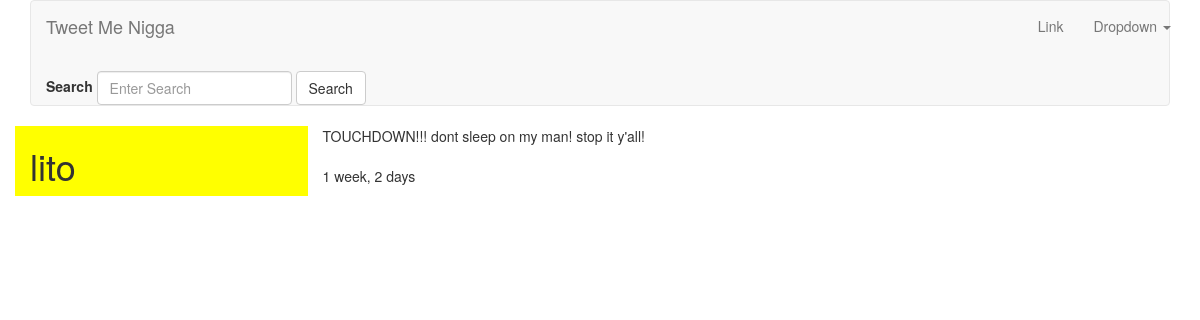
/tweets/6/, run on the app's committed database.
### tweets/models.py (models this page shows, shortened)
class Tweet(models.Model):
    user = models.ForeignKey(settings.AUTH_USER_MODEL, on_delete = models.CASCADE)
    content = models.CharField(max_length=140, validators=[validate_content])
    update = models.DateTimeField(auto_now=True)
    timestamp = models.DateTimeField(auto_now_add=True)
    def __str__(self):
        return str(self.content)

### tweets/views.py (the view)
# urls.py: re_path(r'^(?P<pk>\d+)/$', TweetDetailView.as_view(), name='detail'), #/tweets/pk/
class TweetDetailView(DetailView):
    template_name = "tweets/detail_view.html"
    queryset = Tweet.objects.all()

### tweets/templates/tweets/detail_view.html
{% extends "base.html" %}
{% block content %}
    <div class="row">
        <div class="col-sm-3 col-xs-12" style="background-color: yellow">
            <h1>{{ object.user }}</h1>
        </div>
        <div class="col-sm-9 col-xs-12">
            {{ object }} <br>
            <br>
            {{ object.timestamp | timesince }}
        </div>
    </div>
{% endblock content %}

### data on the page
Tweet: user "lito", content "TOUCHDOWN!!! dont sleep on my man! stop it y'all!", timestamp "1 week, 2 days"
